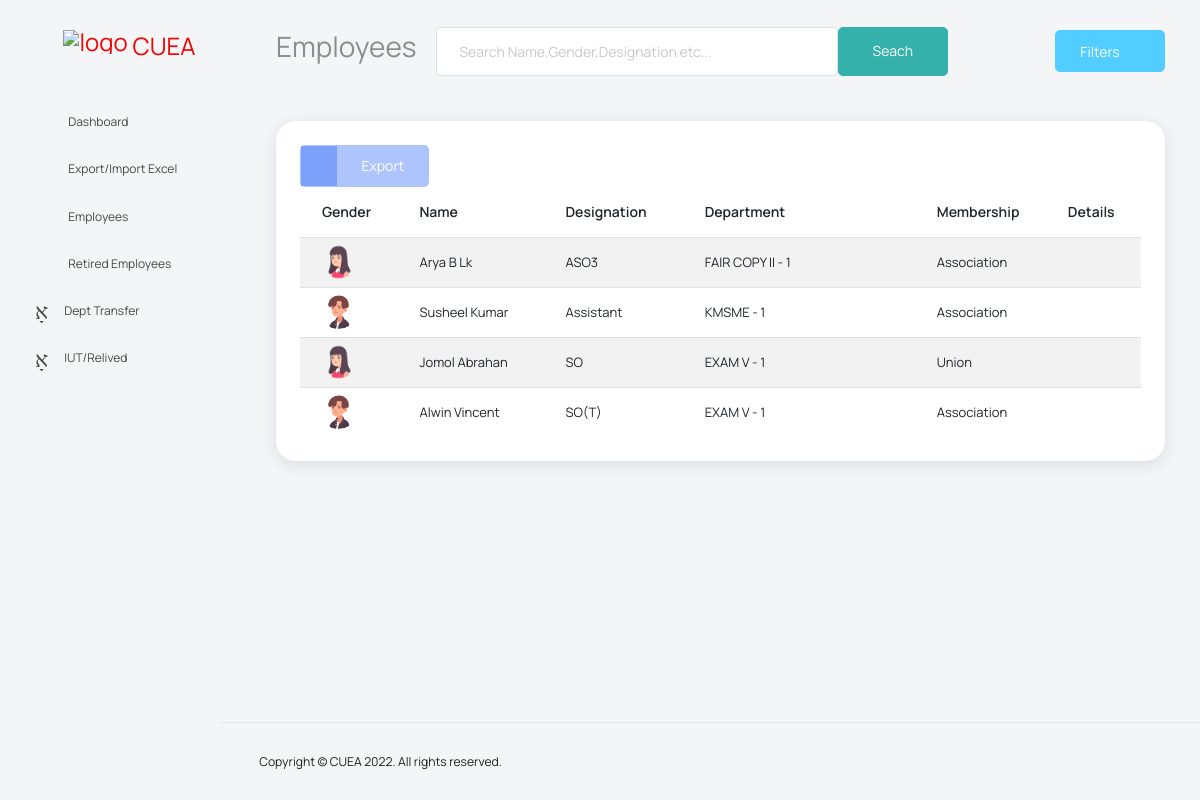
Page /employees (signed in) on the committed database.
### contactsapp/models.py (models this page shows, shortened)
class Employees(models.Model):
    pf_number = models.IntegerField()
    name = models.CharField(max_length=50)
    sex = models.CharField(max_length=30, default="M")
    blood_group = models.CharField(max_length=10)
    mobile = models.CharField(max_length=20)
    address = models.TextField()
    district = models.CharField(max_length=20)
    pan_mun_cop = models.CharField(max_length=20)
    pin_code = models.CharField(max_length=20)
    def get_all_employees(self, is_retired=False):
        return Employees.objects.select_related('employeeservice').select_related('employeevote').filter(employeeservice__is_retired=is_retired, employeeservice__is_current_employee=True).defer('address')
    def get_filter_popup_data(self):
        filter_data = {}
        filter_data = list(Employees.objects.values('sex', 'blood_group', 'employeeservice__designation', 'employeeservice__department', 'employeeservice__membership', 'employeevote__deshabhimani_sub').distinct())
        unique_keywords = {filtertkey: set() for filtertkey in ['sex', 'blood_group', 'employeeservice__designation', 'employeeservice__department', 'employeeservice__membership', 'employeevote__deshabhimani_sub']}
        for data in filter_data:
            for key in data.keys():
                unique_keywords[key].add(data[key])
        new_keys = {'sex':'Gender', 'blood_group':'Blood Group', 'employeeservice__designation':'Designation', 'employeeservice__department':'Department', 'employeeservice__membership': 'Membership', 'employeevote__deshabhimani_sub': 'Deshabhimani Subscription'}
        unique_keywords = dict((new_keys[key], value) for (key, value) in unique_keywords.items())
        return unique_keywords

class EmployeeService(models.Model):
    MEMBERSHIP_CHOICES = (
        ("Association", "Association"),
        ("Union", "Union"),
        ("Neutral", "Neutral"),
    )
    employee = models.OneToOneField(Employees, on_delete=models.CASCADE, primary_key=True,)
    designation = models.CharField(max_length=50)
    department = models.ForeignKey(Section, null=True, on_delete=models.SET_NULL)
    membership = models.CharField(
                    max_length = 30,
                    choices = MEMBERSHIP_CHOICES,
                    default = 'Neuatral'
    )
    date_of_entry = models.DateField(null=True)
    date_of_retire = models.DateField(null=True)
    is_retired =  models.BooleanField(default=False)
    is_current_employee =  models.BooleanField(default=True)
    exit_remark = models.CharField(max_length=50, default="Retired")
    objects = models.Manager()
    dashboard = DashboardManager()

class Section(models.Model):
    section = models.CharField(max_length=50)
    unit = models.ForeignKey(Unit, on_delete=models.CASCADE)
    def __str__(self):
        return '{section} - {unit}'.format(section=self.section, unit=self.unit)

class Unit(models.Model):
    unit = models.IntegerField()
    def __str__(self):
        return '{unit}'.format(unit=self.unit)

### contactsapp/views.py (the view)
# urls.py: path('employees', EmployeesListView.as_view(), name="list_employee_view"),
class EmployeesListView(LoginRequiredMixin, ListView):
    paginate_by = 20
    employee_object = Employees()
    def get_queryset(self, *args, **kwargs):
        url_params = self.request.GET
        return self.employee_object.get_all_employees()
    def get_context_data(self, **kwargs):
        context = super().get_context_data(**kwargs)
        context['filter_data'] = self.employee_object.get_filter_popup_data()
        return context

### contactsapp/templates/contactsapp/employees_list.html (shortened to what this page needs)
<!DOCTYPE html>
<html lang="en">
<head>
  <link rel="stylesheet" href="/static/vendors/feather/feather.css">
  <link rel="stylesheet" href="/static/vendors/mdi/css/materialdesignicons.min.css">
  <link rel="stylesheet" href="/static/vendors/ti-icons/css/themify-icons.css">
  <link rel="stylesheet" href="/static/vendors/typicons/typicons.css">
  <link rel="stylesheet" href="/static/vendors/simple-line-icons/css/simple-line-icons.css">
  <link rel="stylesheet" href="/static/vendors/css/vendor.bundle.base.css">
  <link rel="stylesheet" href="/static/css/vertical-layout-light/style.css">
</head>
<body>
  <div class="container-scroller">
    <nav class="navbar default-layout col-lg-12 col-12 p-0 fixed-top d-flex align-items-top flex-row">
      <div class="text-center navbar-brand-wrapper d-flex align-items-center justify-content-start">
        <div class="me-3">
          <button class="navbar-toggler navbar-toggler align-self-center" type="button" data-bs-toggle="minimize">
            <span class="icon-menu"></span>
          </button>
        </div>
        <div>
          <a class="navbar-brand brand-logo" href="/dashboard"  style="color: #f40202;">
            <img src="/static/images/banner.png" alt="logo" style="margin-bottom: 11%;"/>
            <span>CUEA</span>
          </a>
        </div>
      </div>
      <div class="navbar-menu-wrapper d-flex align-items-top">
        <ul class="navbar-nav">
          <li class="nav-item font-weight-semibold d-none d-lg-block ms-0">
            <h1 class="welcome-text">Employees</h1>
          </li>
        </ul>
        <ul class="navbar-nav ms-auto" style="width: 80%;">
          <form action="search-employee" method="get" style="width:80%;">
          <li class="nav-item" style="display: inline-flex;width: 100%;">
            <input class="form-control" type="text" name="search_keyword" placeholder="Search Name,Gender,Designation etc..." aria-label="Search" style="height: 1%;">
            <button type="submit" class="btn btn-success" style="width: 25%;">Seach</button>
          </li>
        </form>
        </ul>
        <button type="button" onclick="toggle_filters()" class="btn btn-info btn-icon-text" style="display:flex;">
          Filters
          <i class="ti-filter btn-icon-append"></i>
        </button>
      </div>
    </nav>
    <div class="container-fluid page-body-wrapper">
      <nav class="sidebar sidebar-offcanvas" id="sidebar">
        <ul class="nav">
          <li class="nav-item">
            <a class="nav-link" href="/dashboard">
              <i class="mdi mdi-grid-large menu-icon"></i>
              <span class="menu-title">Dashboard</span>
            </a>
          </li>
          <li class="nav-item">
            <a class="nav-link" href="/upload-csv">
              <i class="menu-icon mdi mdi-cloud-upload"></i>
              <span class="menu-title">Export/Import Excel</span>
            </a>
          </li>
          <li class="nav-item">
            <a class="nav-link" href="/employees">
              <i class="menu-icon mdi mdi-account-multiple"></i>
              <span class="menu-title">Employees</span>
            </a>
          </li>
          <li class="nav-item">
            <a class="nav-link" href="/retired">
              <i class="menu-icon mdi mdi-account-off"></i>
              <span class="menu-title">Retired Employees</span>
            </a>
          </li>
          <li class="nav-item">
            <a class="nav-link" href="/transfer">
              <i class="menu-icon mdi mdi-account-arrow-right"></i>
              <span class="menu-title">Dept Transfer</span>
            </a>
          </li>
          <li class="nav-item">
            <a class="nav-link" href="/iut-relieve">
              <i class="menu-icon mdi mdi-account-arrow-right"></i>
              <span class="menu-title">IUT/Relived</span>
            </a>
          </li>
        </ul>
      </nav>
      <div class="main-panel">
        <div class="content-wrapper">
          <div class="row">
            <div class="col-lg-12 grid-margin stretch-card">
              <div class="card">
                <div class="card-body">
                  <div>
                    <button type="button" onclick="export_csv()" class="btn btn-social-icon-text btn-facebook"><i class="ti-upload"></i>Export</button>
                  </div>
                  <div class="table-responsive">
                    <table class="table table-striped">
                      <thead>
                        <tr>
                          <th  width="5%" >
                            Gender
                          </th>
                          <th  width="15%" >
                            Name
                          </th>
                          <th width="15%" >
                            Designation
                          </th>
                          <th width="25%" >
                            Department
                          </th>
                          <th width="5%" >
                            Membership
                          </th>
                          <th width="5%" >
                            Details
                          </th>
                        </tr>
                      </thead>
                      <tbody>
                        {% for emp in employees_list %}
                        <tr>
                          <td width="5%" class="py-1">
                            {% if emp.sex == 'M'%}
                            <img src="/static/images/faces/face1.png" alt="male"/>
                            {% else %}
                            <img src="/static/images/faces/face2.png" alt="female"/>
                            {% endif %}
                          </td>
                          <td width="15%" >
                            {{ emp.name}}
                          </td>
                          <td width="15%" >
                            {{ emp.employeeservice.designation }}
                          </td>
                          <td width="25%" >
                            {{ emp.employeeservice.department }}
                          </td>
                          <td width="5%"  >
                            {{ emp.employeeservice.membership }}
                          </td>
                          <td width="5%" style="padding: 1%;"  title="More details">
                            <a href="/details/{{emp.id}}"><i class="mdi mdi-content-paste menu-icon" style="font-size:20px;"></i></a>
                          </td>
                        </tr>
                        {% endfor %}
                      </tbody>
                    </table>
                  </div>
                </div>
              </div>
            </div>
          </div>
        </div>
        <footer class="footer">
          <div class="d-sm-flex justify-content-center justify-content-sm-between">
            <span class="float-none float-sm-right d-block mt-1 mt-sm-0 text-center">Copyright © CUEA 2022. All rights reserved.</span>
          </div>
        </footer>
      </div>
    </div>
  </div>
</body>
</html>

### rows in the picture
Employees: name "Arya B Lk", employeeservice.designation "ASO3", employeeservice.department "FAIR COPY II - 1", employeeservice.membership "Association"
Employees: name "Susheel Kumar", employeeservice.designation "Assistant", employeeservice.department "KMSME - 1", employeeservice.membership "Association"
Employees: name "Jomol Abrahan", employeeservice.designation "SO", employeeservice.department "EXAM V - 1", employeeservice.membership "Union"
Employees: name "Alwin Vincent", employeeservice.designation "SO(T)", employeeservice.department "EXAM V - 1", employeeservice.membership "Association"
